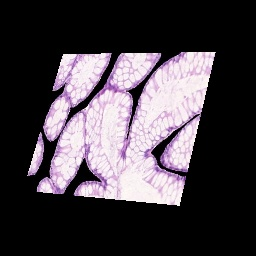
#> input picture PBL-ORB detector/FBIM/out/out10.jpg, 256 x 256 px, given in place of out1.jpg, which was not available
$ python BFRegister.py
#> lines starting #> are read from the running program, lines starting #| are printed output that depends on the picture; pictures that were not available may be replaced by others from this repository, and a replacement may not be noted
#> further down, img1_color is the input picture: shape (256, 256, 3); mean B, G, R 69.6, 63.1, 69.8
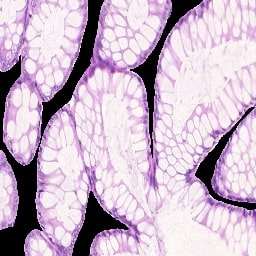
#> input picture PBL-ORB detector/FBIM/input/before.jpg, 256 x 256 px
#> further down, img2_color is the input picture: shape (256, 256, 3); mean B, G, R 199.9, 180.5, 200.3
### PBL-ORB detector/FBIM/BFfunction.py
# -*- coding: utf-8 -*-

import cv2
import numpy as np
import os
import matplotlib.pyplot as plt
os.chdir(r"C:/Users/CSE/Desktop/Bijoyeta/FBIM/out")

def imagereg(imgalign,refimg):

    img1_color = imgalign  # Image to be aligned.
    img2_color = refimg    # Reference image.
    cv2.imshow('Gray scaled image 1',img1_color)
    cv2.imshow('Gray scaled image 2',img2_color)
# 1. Convert both images to grayscale
    img1 = cv2.cvtColor(img1_color, cv2.COLOR_BGR2GRAY)
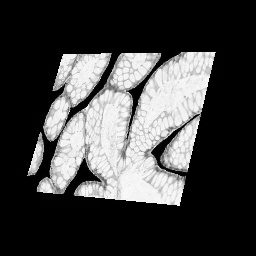
#> img1: shape (256, 256); min 0, max 253, mean 65.8
    img2 = cv2.cvtColor(img2_color, cv2.COLOR_BGR2GRAY)
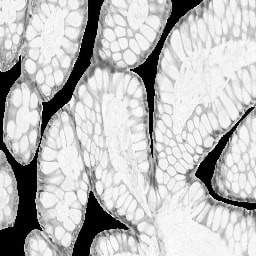
#> img2: shape (256, 256); min 0, max 254, mean 188.7
    cv2.imshow('Gray scaled image 1',img1)
    cv2.imshow('Gray scaled image 2',img2)
    height, width = img2.shape
#> height = 256; width = 256

# 2. Fetch Keypoints and descriptor
    orb_detector = cv2.ORB_create(5000)

    kp1, d1 = orb_detector.detectAndCompute(img1, None)
#> kp1 = 2244 keypoints; strongest (x, y, size): (177, 205, 31), (213, 53, 31), (212, 53, 37.2), (63, 55, 31)
    kp2, d2 = orb_detector.detectAndCompute(img2, None)
#> kp2 = 2511 keypoints; strongest (x, y, size): (44, 103, 31), (131, 70, 31), (91, 193, 31), (196, 175, 31)
    cv2.imshow("Key points of Image 1",cv2.drawKeypoints(img1,kp1,None))
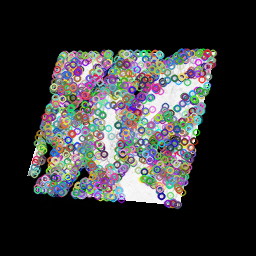
#> window 'Key points of Image 1': shape (256, 256, 3); mean B, G, R 54.5, 53.8, 53.7
    cv2.imshow("Key points of Image 2",cv2.drawKeypoints(img2,kp2,None))
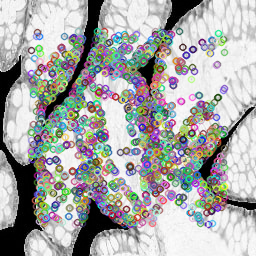
#> window 'Key points of Image 2': shape (256, 256, 3); mean B, G, R 167.5, 168.3, 167.5


# 3. Match the keypoints between two images using bruteforce matcher.
    # Hamming distance as measurement mode.

    matcher = cv2.BFMatcher(cv2.NORM_HAMMING, crossCheck = True)

    # Match the two sets of descriptors.
    matches = matcher.match(d1, d2)
#> matches = 647 matches

    no_of_matches = len(matches)
#> no_of_matches = 647

    # Define empty matrices of shape no_of_matches * 2.
    p1 = np.zeros((no_of_matches, 2))
    p2 = np.zeros((no_of_matches, 2))


    for i in range(len(matches)):
      p1[i, :] = kp1[matches[i].queryIdx].pt
      p2[i, :] = kp2[matches[i].trainIdx].pt
#> after the loop, p1 = 647 pairs, first value 39.6 to 210, second value 51.6 to 204; p2 = 647 pairs, first value 31 to 224, second value 31 to 224


# 4. Find the homography matrix.

    homography, mask = cv2.findHomography(p1, p2, cv2.RANSAC)
#> homography = [[2.06, 0.635, -165.4], [0.0213, 2.19, -120.1], [0.000797, 0.000799, 1]]; mask = 647 values, max 1 at index 46, min 0 at index 0, mean 0.416

# 5. Use this matrix to transform the
    # colored image wrt the reference image.

    transformed_img = cv2.warpPerspective(img1_color,homography, (width, height))
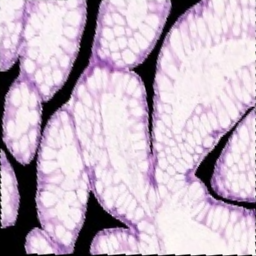
#> transformed_img: shape (256, 256, 3); mean B, G, R 198.2, 179.2, 198.5
    return transformed_img


### PBL-ORB detector/FBIM/BFRegister.py
# -*- coding: utf-8 -*-


import os
os.chdir(r"C:/Users/CSE/Desktop/Bijoyeta/FBIM")
import cv2
import numpy as np
import matplotlib.pyplot as plt
from BFfunction import imagereg
from scipy import ndimage as ndi
# from skimage import (exposure, feature, filters, io, measure, morphology, restoration, segmentation, transform, util)
import napari


os.chdir(r"C:/Users/CSE/Desktop/Bijoyeta/FBIM")


""" Image Registration and 3D Model """
x = 1
images = list()
while(True):

    y = str(x)
    img1_color = cv2.imread('out/out'+y+'.jpg')  # Image to be aligned.
    img2_color = cv2.imread('input/before.jpg')    # Reference image.

    transformed_img = imagereg(img1_color,img2_color) # Image registration

    # print('test'+y+'.jpg')  # Show non aligned image
    # plt.imshow(img1_color)
    # plt.show()

    print('out'+y+'transformed.jpg')
    cv2.imwrite('output/t'+y+'.jpg',transformed_img)   # Show aligned image
    print("Saved")
    plt.imshow(transformed_img)
    plt.show()


    images.append(transformed_img)  # Generating 2D image list

    x =x+1

    if(x>10):
        break
